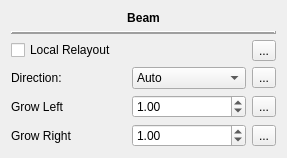
<?xml version="1.0" encoding="UTF-8"?>
<ui version="4.0">
 <class>InspectorBeam</class>
 <widget class="QWidget" name="InspectorBeam">
  <property name="geometry">
   <rect>
    <x>0</x>
    <y>0</y>
    <width>287</width>
    <height>148</height>
   </rect>
  </property>
  <property name="windowTitle">
   <string>Form</string>
  </property>
  <layout class="QVBoxLayout" name="verticalLayout">
   <item>
    <widget class="QLabel" name="elementName">
     <property name="font">
      <font>
       <weight>75</weight>
       <bold>true</bold>
      </font>
     </property>
     <property name="text">
      <string>Beam</string>
     </property>
     <property name="alignment">
      <set>Qt::AlignCenter</set>
     </property>
    </widget>
   </item>
   <item>
    <widget class="QFrame" name="frame">
     <property name="frameShape">
      <enum>QFrame::HLine</enum>
     </property>
     <property name="frameShadow">
      <enum>QFrame::Raised</enum>
     </property>
     <property name="lineWidth">
      <number>2</number>
     </property>
    </widget>
   </item>
   <item>
    <layout class="QGridLayout" name="gridLayout">
     <item row="2" column="0">
      <widget class="QLabel" name="label_2">
       <property name="text">
        <string>Grow Left</string>
       </property>
      </widget>
     </item>
     <item row="0" column="2">
      <widget class="QToolButton" name="resetDistribute">
       <property name="text">
        <string>...</string>
       </property>
       <property name="icon">
        <iconset resource="musescore.qrc">
         <normaloff>:/data/icons-dark/resetproperty.png</normaloff>:/data/icons-dark/resetproperty.png</iconset>
       </property>
      </widget>
     </item>
     <item row="1" column="2">
      <widget class="QToolButton" name="resetDirection">
       <property name="text">
        <string>...</string>
       </property>
       <property name="icon">
        <iconset resource="musescore.qrc">
         <normaloff>:/data/icons-dark/resetproperty.png</normaloff>:/data/icons-dark/resetproperty.png</iconset>
       </property>
      </widget>
     </item>
     <item row="1" column="1">
      <widget class="QComboBox" name="direction">
       <item>
        <property name="text">
         <string>Auto</string>
        </property>
       </item>
       <item>
        <property name="text">
         <string>Up</string>
        </property>
       </item>
       <item>
        <property name="text">
         <string>Down</string>
        </property>
       </item>
      </widget>
     </item>
     <item row="1" column="0">
      <widget class="QLabel" name="label">
       <property name="text">
        <string>Direction:</string>
       </property>
      </widget>
     </item>
     <item row="0" column="0" colspan="2">
      <widget class="QCheckBox" name="distribute">
       <property name="text">
        <string>Local Relayout</string>
       </property>
      </widget>
     </item>
     <item row="3" column="0">
      <widget class="QLabel" name="label_3">
       <property name="text">
        <string>Grow Right</string>
       </property>
      </widget>
     </item>
     <item row="2" column="1">
      <widget class="QDoubleSpinBox" name="growLeft">
       <property name="value">
        <double>1.000000000000000</double>
       </property>
      </widget>
     </item>
     <item row="3" column="1">
      <widget class="QDoubleSpinBox" name="growRight">
       <property name="value">
        <double>1.000000000000000</double>
       </property>
      </widget>
     </item>
     <item row="2" column="2">
      <widget class="QToolButton" name="resetGrowLeft">
       <property name="text">
        <string>...</string>
       </property>
       <property name="icon">
        <iconset resource="musescore.qrc">
         <normaloff>:/data/icons-dark/resetproperty.png</normaloff>:/data/icons-dark/resetproperty.png</iconset>
       </property>
      </widget>
     </item>
     <item row="3" column="2">
      <widget class="QToolButton" name="resetGrowRight">
       <property name="text">
        <string>...</string>
       </property>
       <property name="icon">
        <iconset resource="musescore.qrc">
         <normaloff>:/data/icons-dark/resetproperty.png</normaloff>:/data/icons-dark/resetproperty.png</iconset>
       </property>
      </widget>
     </item>
    </layout>
   </item>
  </layout>
 </widget>
 <resources>
  <include location="musescore.qrc"/>
 </resources>
 <connections/>
</ui>
